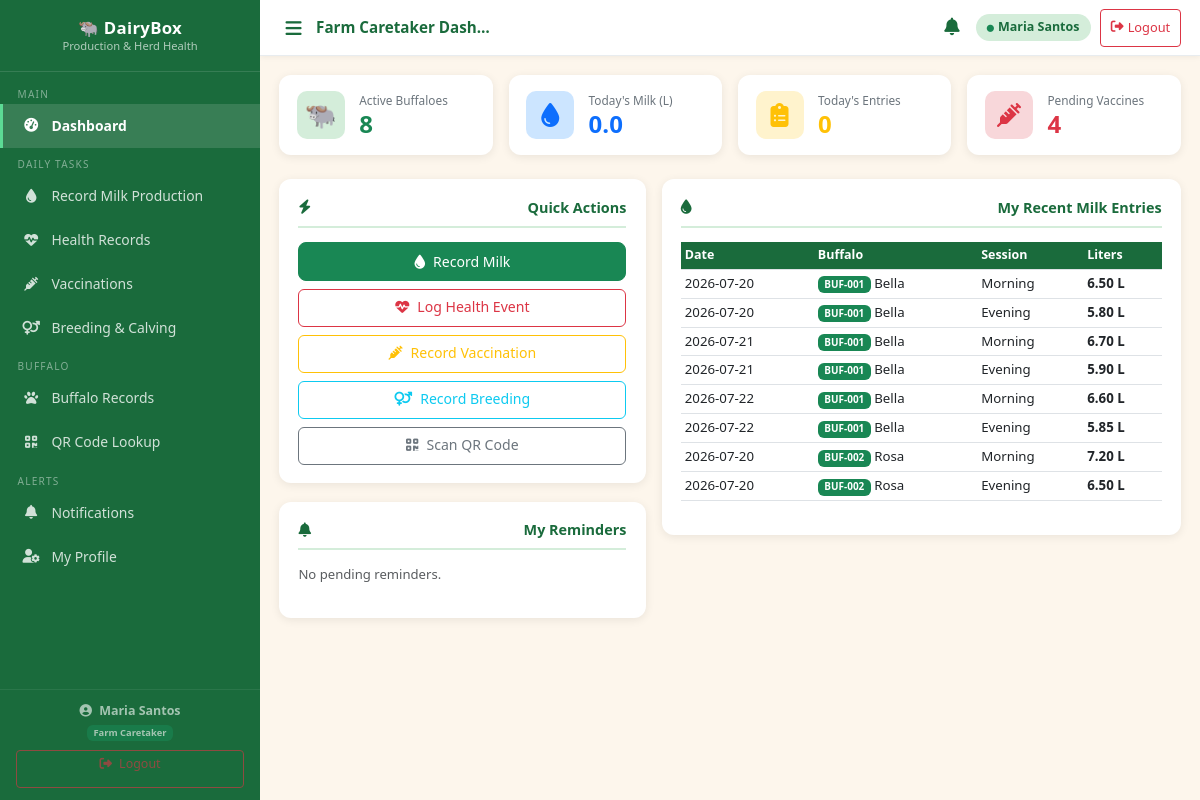
The page /Farm_Caretakers_USer/dashboard.php (signed in) on the database its author committed.
### tables this page shows
CREATE TABLE IF NOT EXISTS milk_production (
    id              INT AUTO_INCREMENT PRIMARY KEY,
    buffalo_id      INT NOT NULL,
    record_date     DATE NOT NULL,
    session         ENUM('Morning','Afternoon','Evening') DEFAULT 'Morning',
    quantity_liters DECIMAL(7,2) NOT NULL,
    quality_notes   TEXT,
    recorded_by     INT,
    created_at      TIMESTAMP DEFAULT CURRENT_TIMESTAMP,
    FOREIGN KEY (buffalo_id)  REFERENCES buffaloes(id) ON DELETE CASCADE,
    FOREIGN KEY (recorded_by) REFERENCES users(id) ON DELETE SET NULL
);

CREATE TABLE IF NOT EXISTS buffaloes (
    id              INT AUTO_INCREMENT PRIMARY KEY,
    tag_number      VARCHAR(40)  NOT NULL UNIQUE,
    qr_code         VARCHAR(100) UNIQUE,
    name            VARCHAR(80),
    breed           VARCHAR(80),
    sex             ENUM('Female','Male') DEFAULT 'Female',
    date_of_birth   DATE,
    weight_kg       DECIMAL(6,2),
    color           VARCHAR(50),
    acquisition_date DATE,
    acquisition_type ENUM('Born on Farm','Purchased','Donated') DEFAULT 'Born on Farm',
    status          ENUM('Active','Sold','Dead','Transferred') DEFAULT 'Active',
    health_status   ENUM('Healthy','Sick','Under Treatment','Recovered') DEFAULT 'Healthy',
    notes           TEXT,
    photo           VARCHAR(200),
    created_by      INT,
    created_at      TIMESTAMP DEFAULT CURRENT_TIMESTAMP,
    updated_at      TIMESTAMP DEFAULT CURRENT_TIMESTAMP ON UPDATE CURRENT_TIMESTAMP,
    FOREIGN KEY (created_by) REFERENCES users(id) ON DELETE SET NULL
);

### config/session.php (called while the page is built, shortened)
<?php
if (!function_exists('requireLogin')) {
    function currentUser(): array {
        return $_SESSION['user'] ?? [];
    }
}

### Farm_Caretakers_USer/dashboard.php (the view, shortened to what this page needs)
<?php
require_once '../config/session.php';
$db        = getDB();
$user      = currentUser();
$todayProd   = $db->query("SELECT COALESCE(SUM(quantity_liters),0) FROM milk_production WHERE record_date=CURDATE()")->fetchColumn();
$totalBuf    = $db->query("SELECT COUNT(*) FROM buffaloes WHERE status='Active'")->fetchColumn();
$pendingVacc = $db->query("SELECT COUNT(*) FROM vaccinations WHERE status IN ('Scheduled','Overdue')")->fetchColumn();
$todayRecords= $db->query("SELECT COUNT(*) FROM milk_production WHERE record_date=CURDATE()")->fetchColumn();
$tasks = $db->query("
    SELECT * FROM notifications
    WHERE (target_role='farm_caretaker' OR target_role IS NULL) AND is_read=0
    ORDER BY priority DESC LIMIT 5
")->fetchAll();
$recentMilk = $db->query("
    SELECT mp.*, b.tag_number, b.name FROM milk_production mp
    JOIN buffaloes b ON b.id=mp.buffalo_id
    WHERE mp.recorded_by={$user['id']}
    ORDER BY mp.created_at DESC LIMIT 8
")->fetchAll();
include '../includes/header.php';
?>
<div class="row g-3 mb-4">
    <div class="col-6 col-md-3">
        <div class="stat-card">
            <div class="stat-icon" style="background:#d4edda"><span style="font-size:1.6rem">🐃</span></div>
            <div><p class="stat-label">Active Buffaloes</p><p class="stat-value text-success"><?= $totalBuf ?></p></div>
        </div>
    </div>
    <div class="col-6 col-md-3">
        <div class="stat-card">
            <div class="stat-icon" style="background:#cce5ff"><i class="fa fa-tint text-primary" style="font-size:1.5rem"></i></div>
            <div><p class="stat-label">Today's Milk (L)</p><p class="stat-value text-primary"><?= number_format($todayProd,1) ?></p></div>
        </div>
    </div>
    <div class="col-6 col-md-3">
        <div class="stat-card">
            <div class="stat-icon" style="background:#fff3cd"><i class="fa fa-clipboard-list text-warning" style="font-size:1.5rem"></i></div>
            <div><p class="stat-label">Today's Entries</p><p class="stat-value text-warning"><?= $todayRecords ?></p></div>
        </div>
    </div>
    <div class="col-6 col-md-3">
        <div class="stat-card">
            <div class="stat-icon" style="background:#f8d7da"><i class="fa fa-syringe text-danger" style="font-size:1.5rem"></i></div>
            <div><p class="stat-label">Pending Vaccines</p><p class="stat-value text-danger"><?= $pendingVacc ?></p></div>
        </div>
    </div>
</div>
<div class="row g-3">
    <div class="col-md-5">
        <div class="card-section">
            <div class="section-title"><i class="fa fa-bolt me-2"></i>Quick Actions</div>
            <div class="d-grid gap-2">
                <a href="../modules/milk_production.php?action=add" class="btn btn-success btn-lg"><i class="fa fa-tint me-2"></i>Record Milk</a>
                <a href="../modules/health_records.php?action=add" class="btn btn-outline-danger"><i class="fa fa-heartbeat me-2"></i>Log Health Event</a>
                <a href="../modules/vaccinations.php?action=add" class="btn btn-outline-warning"><i class="fa fa-syringe me-2"></i>Record Vaccination</a>
                <a href="../modules/breeding.php?action=add" class="btn btn-outline-info"><i class="fa fa-venus-mars me-2"></i>Record Breeding</a>
                <a href="../modules/qr_scan.php" class="btn btn-outline-secondary"><i class="fa fa-qrcode me-2"></i>Scan QR Code</a>
            </div>
        </div>
        <div class="card-section mt-3">
            <div class="section-title"><i class="fa fa-bell me-2"></i>My Reminders</div>
            <?php if (empty($tasks)): ?><p class="text-muted small">No pending reminders.</p><?php endif; ?>
        </div>
    </div>
    <div class="col-md-7">
        <div class="card-section">
            <div class="section-title"><i class="fa fa-tint me-2"></i>My Recent Milk Entries</div>
            <table class="table table-sm table-hover">
                <thead><tr><th>Date</th><th>Buffalo</th><th>Session</th><th>Liters</th></tr></thead>
                <tbody>
                <?php foreach ($recentMilk as $r): ?>
                <tr>
                    <td><?= $r['record_date'] ?></td>
                    <td><span class="badge bg-success"><?= htmlspecialchars($r['tag_number']) ?></span> <?= htmlspecialchars($r['name'] ?? '') ?></td>
                    <td><?= $r['session'] ?></td>
                    <td><strong><?= number_format($r['quantity_liters'],2) ?> L</strong></td>
                </tr>
                <?php endforeach; ?>
                </tbody>
            </table>
        </div>
    </div>
</div>
<?php include '../includes/footer.php'; ?>

### assets/css/style.css (style rules this page uses)
:root { --green-dark: #1a6b3c; --green-main: #28a745; --green-light: #d4edda; --cream: #fdf6ec; --sidebar-w: 260px; --topbar-h: 56px; --bottom-nav-h: 60px; --radius: 12px; --shadow: 0 2px 10px rgba(0,0,0,.08); }
*, *::before, *::after { box-sizing: border-box; }
body { margin: 0; padding: 0; font-family: 'Segoe UI', system-ui, -apple-system, sans-serif; font-size: 15px; -webkit-tap-highlight-color: transparent; }
body.app-body { background: var(--cream); overflow-x: hidden; }
.stat-card { background: #fff; border-radius: var(--radius); padding: 1rem 1.1rem; box-shadow: var(--shadow); display: flex; align-items: center; gap: .9rem; transition: transform .18s, box-shadow .18s; height: 100%; }
.stat-icon { width: 48px; height: 48px; border-radius: 10px; display: flex; align-items: center; justify-content: center; font-size: 1.35rem; flex-shrink: 0; }
.stat-card .stat-label { font-size: .74rem; color: #6c757d; margin: 0; }
.stat-card .stat-value { font-size: 1.5rem; font-weight: 700; margin: 0; line-height: 1.2; }
.card-section { background: #fff; border-radius: var(--radius); padding: 1.1rem 1.2rem; box-shadow: var(--shadow); margin-bottom: 1.2rem; }
.card-section .section-title { font-weight: 700; font-size: .9rem; color: var(--green-dark); border-bottom: 2px solid var(--green-light); padding-bottom: .45rem; margin-bottom: .9rem; display: flex; align-items: center; justify-content: space-between; flex-wrap: wrap; gap: .3rem; }
.table th { background: var(--green-dark); color: #fff; font-size: .78rem; font-weight: 600; white-space: nowrap; }
.table td { font-size: .83rem; vertical-align: middle; }
.btn { min-height: 38px; font-size: .88rem; }

### rows shown on the page
milk_production: record_date "2026-07-20", buffalo.tag_number "BUF-001", buffalo.name "Bella", session "Morning", quantity_liters "6.50"
milk_production: record_date "2026-07-20", buffalo.tag_number "BUF-001", buffalo.name "Bella", session "Evening", quantity_liters "5.80"
milk_production: record_date "2026-07-21", buffalo.tag_number "BUF-001", buffalo.name "Bella", session "Morning", quantity_liters "6.70"
milk_production: record_date "2026-07-21", buffalo.tag_number "BUF-001", buffalo.name "Bella", session "Evening", quantity_liters "5.90"
milk_production: record_date "2026-07-22", buffalo.tag_number "BUF-001", buffalo.name "Bella", session "Morning", quantity_liters "6.60"
milk_production: record_date "2026-07-22", buffalo.tag_number "BUF-001", buffalo.name "Bella", session "Evening", quantity_liters "5.85"
milk_production: record_date "2026-07-20", buffalo.tag_number "BUF-002", buffalo.name "Rosa", session "Morning", quantity_liters "7.20"
milk_production: record_date "2026-07-20", buffalo.tag_number "BUF-002", buffalo.name "Rosa", session "Evening", quantity_liters "6.50"

### other values the page prints
$user['full_name'] "Maria Santos"
$roleLabel "Farm Caretaker"
$pageTitle "Farm Caretaker Dash…"
$totalBuf "8"
$todayProd "0.0"
$todayRecords "0"
$pendingVacc "4"
